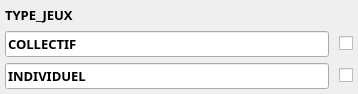
     <widget class="QWidget" name="scrollAreaWidgetContents_20">
      <property name="geometry">
       <rect>
        <x>0</x>
        <y>0</y>
        <width>358</width>
        <height>94</height>
       </rect>
      </property>
      <layout class="QGridLayout" name="gridLayout_21">
       <property name="leftMargin">
        <number>5</number>
       </property>
       <property name="topMargin">
        <number>5</number>
       </property>
       <property name="rightMargin">
        <number>5</number>
       </property>
       <property name="bottomMargin">
        <number>5</number>
       </property>
       <property name="horizontalSpacing">
        <number>10</number>
       </property>
       <item row="8" column="0">
        <widget class="QLineEdit" name="lineEdit_23">
         <property name="font">
          <font>
           <family>Rockwell Extra Bold</family>
           <pointsize>10</pointsize>
           <weight>75</weight>
           <bold>true</bold>
          </font>
         </property>
         <property name="text">
          <string>INDIVIDUEL</string>
         </property>
        </widget>
       </item>
       <item row="3" column="0">
        <widget class="QLineEdit" name="lineEdit_22">
         <property name="font">
          <font>
           <family>Rockwell Extra Bold</family>
           <pointsize>10</pointsize>
           <weight>75</weight>
           <bold>true</bold>
          </font>
         </property>
         <property name="text">
          <string>COLLECTIF </string>
         </property>
        </widget>
       </item>
       <item row="8" column="1">
        <widget class="QCheckBox" name="checkBox_8">
         <property name="font">
          <font>
           <family>Rockwell Extra Bold</family>
           <pointsize>10</pointsize>
           <weight>75</weight>
           <bold>true</bold>
          </font>
         </property>
         <property name="text">
          <string/>
         </property>
        </widget>
       </item>
       <item row="3" column="1">
        <widget class="QCheckBox" name="checkBox_7">
         <property name="font">
          <font>
           <family>Rockwell Extra Bold</family>
           <pointsize>10</pointsize>
           <weight>75</weight>
           <bold>true</bold>
          </font>
         </property>
         <property name="text">
          <string/>
         </property>
        </widget>
       </item>
       <item row="1" column="0">
        <widget class="QLabel" name="label_20">
         <property name="font">
          <font>
           <family>Rockwell Extra Bold</family>
           <pointsize>10</pointsize>
           <weight>75</weight>
           <bold>true</bold>
          </font>
         </property>
         <property name="text">
          <string>TYPE_JEUX</string>
         </property>
        </widget>
       </item>
      </layout>
     </widget>
